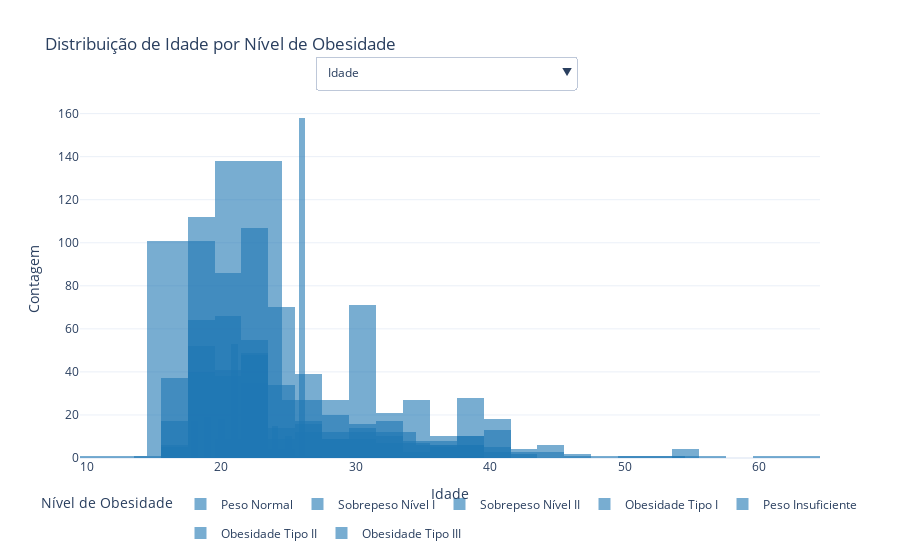

The cell this chart's notebook holds for it:
### Markdown cell above
#### Gráfico colhido da EDA (Ainda deve ser adaptado para o Plotly)

### Code cell
import plotly.graph_objects as go
import pandas as pd

# Supondo que o DataFrame df já esteja definido com os dados necessários

# Colunas numéricas disponíveis para seleção
colunas_numericas = [col for col in df.select_dtypes(include=['float64', 'int64']).columns if col != 'Nível de Obesidade']
coluna_inicial = colunas_numericas[0]

grupos_obesidade = df['Nível de Obesidade'].dropna().unique()
generos = ['Masculino', 'Feminino']
colors = ['#1f77b4', '#e377c2']  # Azul e rosa

# Função para gerar traces para uma coluna (um trace por grupo de obesidade, ambos os gêneros juntos)
def gerar_traces(coluna):
    traces = []
    for i, grupo in enumerate(grupos_obesidade):
        data_masc = df[(df['Gênero'] == 'Masculino') & (df['Nível de Obesidade'] == grupo)][coluna]
        data_fem = df[(df['Gênero'] == 'Feminino') & (df['Nível de Obesidade'] == grupo)][coluna]
        # Junta os dados dos dois gêneros, mas usa cores diferentes na barra
        traces.append(go.Histogram(
            x=pd.concat([data_masc, data_fem]),
            name=f'{grupo}',
            marker_color=colors[0],
            opacity=0.6,
            nbinsx=20,
            legendgroup=grupo,
            visible=True,
            customdata=["Masculino"]*len(data_masc) + ["Feminino"]*len(data_fem),
            hovertemplate='%{x}<br>Gênero: %{customdata}<extra></extra>'
        ))
    return traces

# Inicializa com a primeira coluna
traces_iniciais = gerar_traces(coluna_inicial)
fig = go.Figure(data=traces_iniciais)

# Cria dropdown para seleção de coluna
dropdown_buttons = []
for coluna in colunas_numericas:
    traces = gerar_traces(coluna)
    # Ajusta o range do eixo X para a coluna
    x_range = [df[coluna].min(), df[coluna].max()]
    dropdown_buttons.append(dict(
        label=coluna,
        method='update',
        args=[{'x': [trace.x for trace in traces]},
              {'title': f'Distribuição de {coluna} por Nível de Obesidade',
               'xaxis': {'title': coluna, 'range': x_range}}]
    ))

fig.update_layout(
    barmode='overlay',
    title=f'Distribuição de {coluna_inicial} por Nível de Obesidade',
    xaxis_title=coluna_inicial,
    yaxis_title='Contagem',
    legend_title='Nível de Obesidade',
    template='plotly_white',
    legend=dict(
        orientation='h',
        yanchor='bottom',
        y=-0.25,
        xanchor='center',
        x=0.5,
        font=dict(size=12)
    ),
    updatemenus=[dict(
        buttons=dropdown_buttons,
        direction='down',
        showactive=True,
        x=0.5,
        xanchor='center',
        y=1.15,
        yanchor='top',
        pad={"r": 10, "t": 10}
    )]
)
fig.show()

### Figure 1 — Plotly figure (JSON) as saved in the notebook; plotly's stock layout.template omitted (floating-point values rounded to 4 significant figures; data arrays with more than 128 entries replaced by an {"elided": "..."} marker saying what was removed)
{"data": [{"customdata": {"elided": "287 str values"}, "hovertemplate": "%{x}<br>Gênero: %{customdata}<extra></extra>", "legendgroup": "Peso Normal", "marker": {"color": "#1f77b4"}, "name": "Peso Normal", "nbinsx": 20, "opacity": 0.6, "type": "histogram", "visible": true, "x": {"elided": "287 int values"}}, {"customdata": {"elided": "290 str values"}, "hovertemplate": "%{x}<br>Gênero: %{customdata}<extra></extra>", "legendgroup": "Sobrepeso Nível I", "marker": {"color": "#1f77b4"}, "name": "Sobrepeso Nível I", "nbinsx": 20, "opacity": 0.6, "type": "histogram", "visible": true, "x": {"elided": "290 int values"}}, {"customdata": {"elided": "290 str values"}, "hovertemplate": "%{x}<br>Gênero: %{customdata}<extra></extra>", "legendgroup": "Sobrepeso Nível II", "marker": {"color": "#1f77b4"}, "name": "Sobrepeso Nível II", "nbinsx": 20, "opacity": 0.6, "type": "histogram", "visible": true, "x": {"elided": "290 int values"}}, {"customdata": {"elided": "351 str values"}, "hovertemplate": "%{x}<br>Gênero: %{customdata}<extra></extra>", "legendgroup": "Obesidade Tipo I", "marker": {"color": "#1f77b4"}, "name": "Obesidade Tipo I", "nbinsx": 20, "opacity": 0.6, "type": "histogram", "visible": true, "x": {"elided": "351 int values"}}, {"customdata": {"elided": "272 str values"}, "hovertemplate": "%{x}<br>Gênero: %{customdata}<extra></extra>", "legendgroup": "Peso Insuficiente", "marker": {"color": "#1f77b4"}, "name": "Peso Insuficiente", "nbinsx": 20, "opacity": 0.6, "type": "histogram", "visible": true, "x": {"elided": "272 int values"}}, {"customdata": {"elided": "297 str values"}, "hovertemplate": "%{x}<br>Gênero: %{customdata}<extra></extra>", "legendgroup": "Obesidade Tipo II", "marker": {"color": "#1f77b4"}, "name": "Obesidade Tipo II", "nbinsx": 20, "opacity": 0.6, "type": "histogram", "visible": true, "x": {"elided": "297 int values"}}, {"customdata": {"elided": "324 str values"}, "hovertemplate": "%{x}<br>Gênero: %{customdata}<extra></extra>", "legendgroup": "Obesidade Tipo III", "marker": {"color": "#1f77b4"}, "name": "Obesidade Tipo III", "nbinsx": 20, "opacity": 0.6, "type": "histogram", "visible": true, "x": {"elided": "324 int values"}}], "layout": {"barmode": "overlay", "legend": {"font": {"size": 12}, "orientation": "h", "title": {"text": "Nível de Obesidade"}, "x": 0.5, "xanchor": "center", "y": -0.25, "yanchor": "bottom"}, "title": {"text": "Distribuição de Idade por Nível de Obesidade"}, "updatemenus": [{"buttons": [{"args": [{"x": {"elided": "7 rows, 2111 int values in total"}}, {"title": "Distribuição de Idade por Nível de Obesidade", "xaxis": {"range": [14, 61], "title": "Idade"}}], "label": "Idade", "method": "update"}, {"args": [{"x": {"elided": "7 rows, 2111 float values in total"}}, {"title": "Distribuição de Altura (m) por Nível de Obesidade", "xaxis": {"range": [1.45, 1.98], "title": "Altura (m)"}}], "label": "Altura (m)", "method": "update"}, {"args": [{"x": {"elided": "7 rows, 2111 float values in total"}}, {"title": "Distribuição de Peso (kg) por Nível de Obesidade", "xaxis": {"range": [39, 173], "title": "Peso (kg)"}}], "label": "Peso (kg)", "method": "update"}, {"args": [{"x": {"elided": "7 rows, 2111 float values in total"}}, {"title": "Distribuição de Frequência de Consumo de Verduras por Nível de Obesidade", "xaxis": {"range": [1, 3], "title": "Frequência de Consumo de Verduras"}}], "label": "Frequência de Consumo de Verduras", "method": "update"}, {"args": [{"x": {"elided": "7 rows, 2111 float values in total"}}, {"title": "Distribuição de Número de Refeições Principais por Dia por Nível de Obesidade", "xaxis": {"range": [1, 4], "title": "Número de Refeições Principais por Dia"}}], "label": "Número de Refeições Principais por Dia", "method": "update"}, {"args": [{"x": {"elided": "7 rows, 2111 float values in total"}}, {"title": "Distribuição de Consumo Diário de Água por Nível de Obesidade", "xaxis": {"range": [1, 3], "title": "Consumo Diário de Água"}}], "label": "Consumo Diário de Água", "method": "update"}, {"args": [{"x": {"elided": "7 rows, 2111 float values in total"}}, {"title": "Distribuição de Frequência de Atividade Física por Nível de Obesidade", "xaxis": {"range": [0, 3], "title": "Frequência de Atividade Física"}}], "label": "Frequência de Atividade Física", "method": "update"}, {"args": [{"x": {"elided": "7 rows, 2111 float values in total"}}, {"title": "Distribuição de Tempo em Tecnologias por Nível de Obesidade", "xaxis": {"range": [0, 2], "title": "Tempo em Tecnologias"}}], "label": "Tempo em Tecnologias", "method": "update"}, {"args": [{"x": {"elided": "7 rows, 2111 float values in total"}}, {"title": "Distribuição de IMC por Nível de Obesidade", "xaxis": {"range": [13.0, 50.82], "title": "IMC"}}], "label": "IMC", "method": "update"}], "direction": "down", "pad": {"r": 10, "t": 10}, "showactive": true, "x": 0.5, "xanchor": "center", "y": 1.15, "yanchor": "top"}], "xaxis": {"title": {"text": "Idade"}}, "yaxis": {"title": {"text": "Contagem"}}}}
